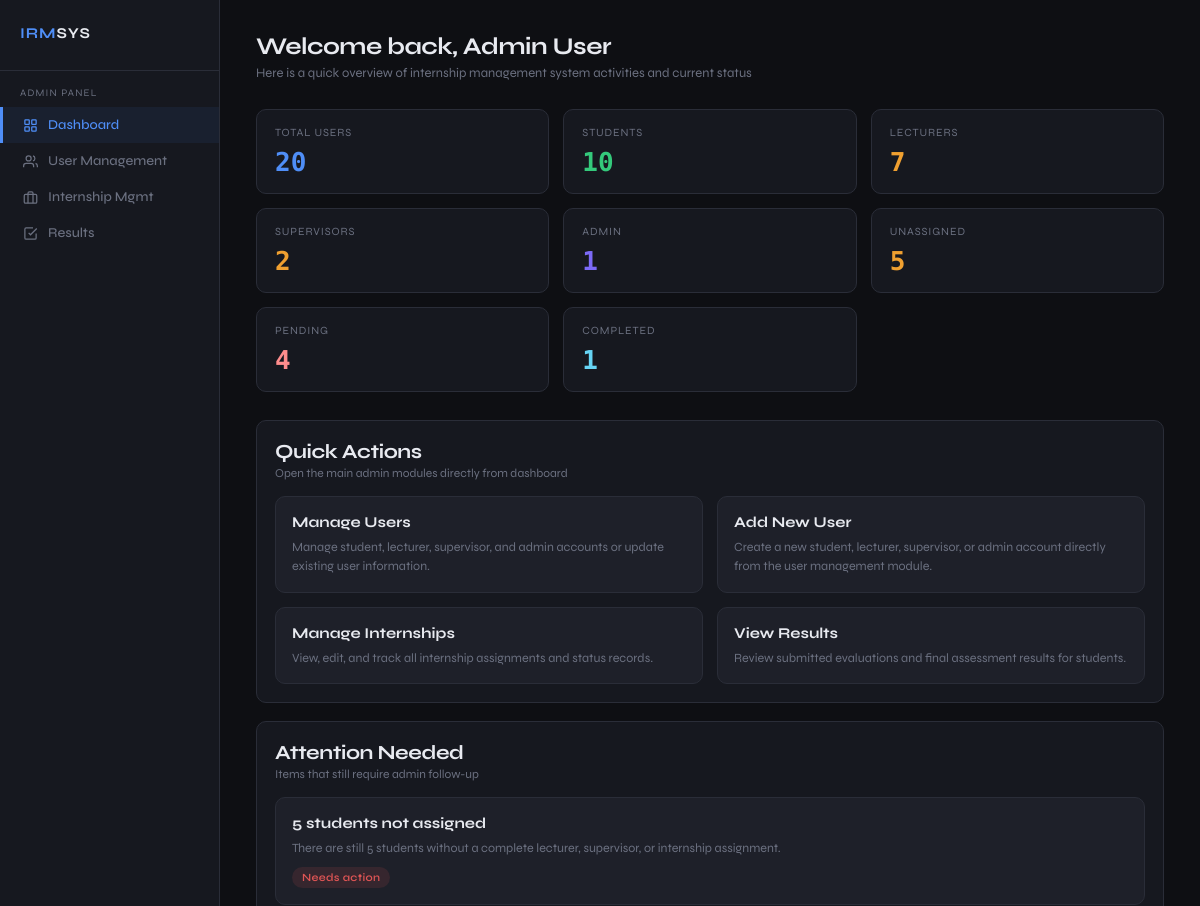
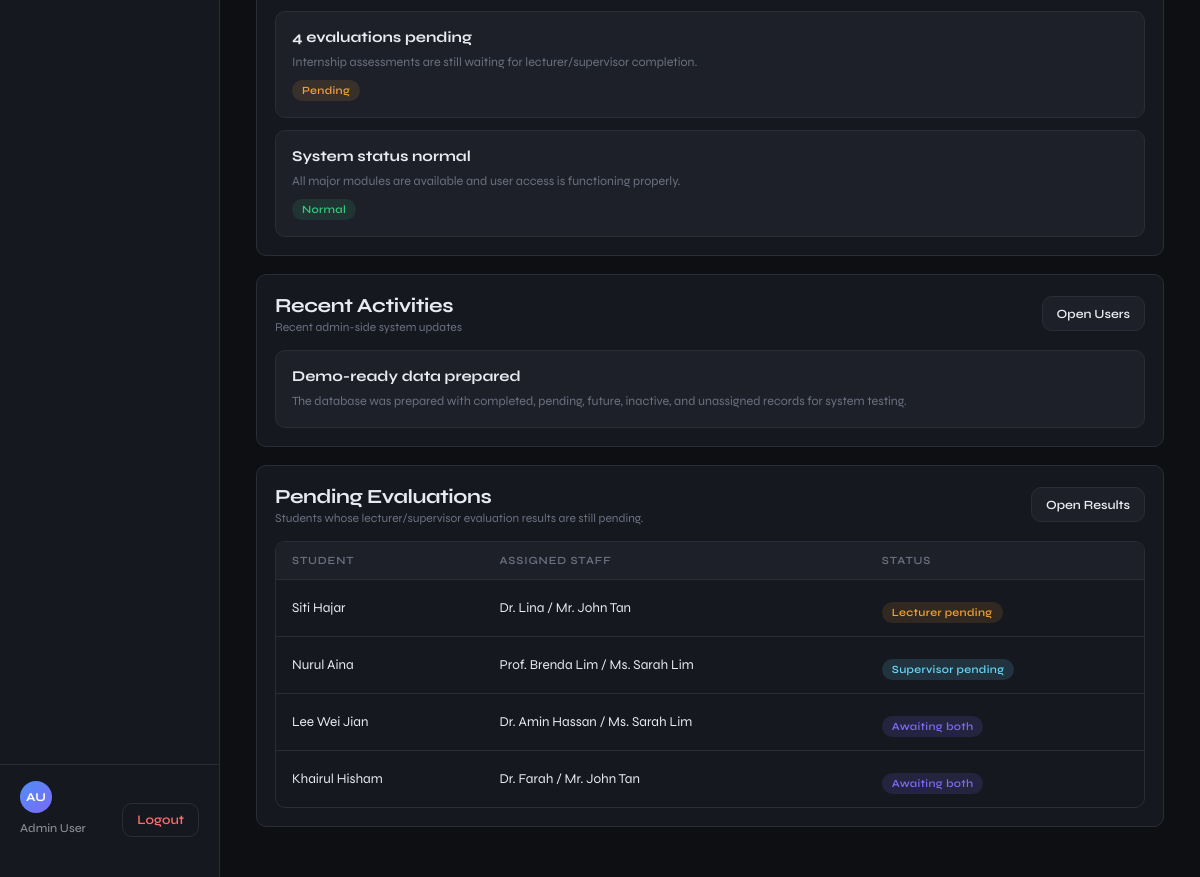
Page /src/admin_dashboard.php (signed in) on the committed database (2 pictures, top to bottom).
### tables this page shows
CREATE TABLE users (
    user_id       INT AUTO_INCREMENT PRIMARY KEY,
    username      VARCHAR(50)  NOT NULL UNIQUE,
    password      VARCHAR(255) NOT NULL,
    full_name     VARCHAR(100) NOT NULL,
    role          ENUM('admin','lecturer','supervisor','student') NOT NULL,
    programme     ENUM('Engineering','Arts and Design','Computer Science','Finance') DEFAULT NULL,
    company_name  VARCHAR(150) DEFAULT NULL,
    email         VARCHAR(100) NOT NULL UNIQUE,
    student_id    VARCHAR(10) DEFAULT NULL,
    status        ENUM('active','inactive') DEFAULT 'active',
    created_at    DATETIME DEFAULT CURRENT_TIMESTAMP,

    FOREIGN KEY (student_id) REFERENCES students(student_id) ON DELETE SET NULL
);

CREATE TABLE activity_logs (
    log_id       INT AUTO_INCREMENT PRIMARY KEY,
    action_type  VARCHAR(50) NOT NULL,
    target_type  VARCHAR(50) NOT NULL,
    target_id    INT DEFAULT NULL,
    title        VARCHAR(255) NOT NULL,
    description  TEXT NOT NULL,
    link_url     VARCHAR(255) DEFAULT NULL,
    created_at   DATETIME DEFAULT CURRENT_TIMESTAMP
);

CREATE TABLE internships (
    internship_id   INT AUTO_INCREMENT PRIMARY KEY,
    student_id      VARCHAR(10) NOT NULL UNIQUE,
    lecturer_id     INT DEFAULT NULL,
    supervisor_id   INT DEFAULT NULL,
    company_name    VARCHAR(150) DEFAULT NULL,
    industry        VARCHAR(100) DEFAULT NULL,
    start_date      DATE DEFAULT NULL,
    end_date        DATE DEFAULT NULL,
    status          ENUM('unassigned','pending','completed') DEFAULT 'unassigned',
    notes           TEXT,
    created_at      DATETIME DEFAULT CURRENT_TIMESTAMP,
    updated_at      DATETIME DEFAULT CURRENT_TIMESTAMP ON UPDATE CURRENT_TIMESTAMP,

    FOREIGN KEY (student_id)    REFERENCES students(student_id) ON DELETE CASCADE,
    FOREIGN KEY (lecturer_id)   REFERENCES users(user_id) ON DELETE SET NULL,
    FOREIGN KEY (supervisor_id) REFERENCES users(user_id) ON DELETE SET NULL
);

CREATE TABLE students (
    student_id  VARCHAR(10)  PRIMARY KEY,
    full_name   VARCHAR(100) NOT NULL,
    programme   ENUM('Engineering','Arts and Design','Computer Science','Finance') NOT NULL,
    email       VARCHAR(100) NOT NULL UNIQUE,
    status      ENUM('active','inactive') DEFAULT 'active',
    created_at  DATETIME DEFAULT CURRENT_TIMESTAMP
);

### src/admin_dashboard.php (the view, shortened to what the rows shown need)
<?php
$conn = getConnection();
$user_id   = (int)($_SESSION['user_id'] ?? 0);
$userName  = $_SESSION['full_name'] ?? 'Admin User';
if ($user_id > 0) {
    $stmt = $conn->prepare("SELECT full_name FROM users WHERE user_id = ? LIMIT 1");
    $stmt->bind_param("i", $user_id);
    $stmt->execute();
    $row = $stmt->get_result()->fetch_assoc();
    if ($row && !empty($row['full_name'])) {
        $userName = $row['full_name'];
    }
}
$parts = explode(' ', trim($userName));
$initials = '';
foreach ($parts as $part) {
    if ($part !== '') {
        $initials .= strtoupper($part[0]);
    }
    if (strlen($initials) >= 2) break;
}
function get_recent_activities(mysqli $conn, int $limit = 4): array {
    $items = [];
    $sql = "
        SELECT title, description, link_url, created_at
        FROM activity_logs
        ORDER BY created_at DESC, log_id DESC
        LIMIT ?
    ";
    if ($stmt = $conn->prepare($sql)) {
        $stmt->bind_param('i', $limit);
        if ($stmt->execute()) {
            $result = $stmt->get_result();
            while ($row = $result->fetch_assoc()) {
                $items[] = [
                    'title' => $row['title'],
                    'text' => $row['description'],
                    'link' => $row['link_url'] ?? '',
                ];
            }
        }
    }
    return $items;
}
function get_pending_evaluations(mysqli $conn, int $limit = 5): array {
    $items = [];
    $sql = "
        SELECT
            s.full_name AS student_name,
            CASE
                WHEN l.full_name IS NOT NULL AND su.full_name IS NOT NULL THEN CONCAT(l.full_name, ' / ', su.full_name)
                WHEN l.full_name IS NOT NULL THEN l.full_name
                WHEN su.full_name IS NOT NULL THEN su.full_name
                ELSE '-'
            END AS assigned_staff_name,
            CASE
                WHEN lecturer_assessment.assessment_id IS NULL AND supervisor_assessment.assessment_id IS NULL THEN 'Awaiting both'
                WHEN lecturer_assessment.assessment_id IS NULL THEN 'Lecturer pending'
                WHEN supervisor_assessment.assessment_id IS NULL THEN 'Supervisor pending'
                ELSE 'Completed'
            END AS evaluation_status,
            GREATEST(
                COALESCE(lecturer_assessment.updated_at, '1970-01-01 00:00:00'),
                COALESCE(supervisor_assessment.updated_at, '1970-01-01 00:00:00'),
                COALESCE(i.updated_at, '1970-01-01 00:00:00')
            ) AS sort_updated_at,
            i.internship_id
        FROM internships i
        JOIN students s ON i.student_id = s.student_id
        LEFT JOIN users l ON i.lecturer_id = l.user_id
        LEFT JOIN users su ON i.supervisor_id = su.user_id
        LEFT JOIN assessments lecturer_assessment
            ON lecturer_assessment.internship_id = i.internship_id
           AND lecturer_assessment.assessor_type = 'lecturer'
        LEFT JOIN assessments supervisor_assessment
            ON supervisor_assessment.internship_id = i.internship_id
           AND supervisor_assessment.assessor_type = 'supervisor'
        WHERE i.lecturer_id IS NOT NULL
          AND i.supervisor_id IS NOT NULL
          AND (lecturer_assessment.assessment_id IS NULL OR supervisor_assessment.assessment_id IS NULL)
        ORDER BY
            CASE
                WHEN lecturer_assessment.assessment_id IS NULL AND supervisor_assessment.assessment_id IS NOT NULL THEN 1
                WHEN lecturer_assessment.assessment_id IS NOT NULL AND supervisor_assessment.assessment_id IS NULL THEN 2
                WHEN lecturer_assessment.assessment_id IS NULL AND supervisor_assessment.assessment_id IS NULL THEN 3
                ELSE 4
            END,
            sort_updated_at DESC,
            i.internship_id DESC
        LIMIT ?
    ";
    if ($stmt = $conn->prepare($sql)) {
        $stmt->bind_param('i', $limit);
        $stmt->execute();
        $result = $stmt->get_result();
        while ($row = $result->fetch_assoc()) {
            $statusClass = 'status-pending';
            if ($row['evaluation_status'] === 'Awaiting both') {
                $statusClass = 'status-unassigned';
            } elseif ($row['evaluation_status'] === 'Supervisor pending') {
                $statusClass = 'status-info';
            }
            $items[] = [
                'student_name' => $row['student_name'],
                'assigned_staff_name' => $row['assigned_staff_name'],
                'status' => $row['evaluation_status'],
                'status_class' => $statusClass,
            ];
        }
    }
    return $items;
}
$pendingEvaluations = get_pending_evaluations($conn, 5);
$recentActivities = get_recent_activities($conn, 4);
?>
<!DOCTYPE html>
<html lang="en">
<head>
</head>
<body>
<nav class="sidebar">
  <div class="sidebar-footer">
    <div class="sidebar-user">
      <div class="avatar"><?php echo htmlspecialchars($initials); ?></div>
      <div class="user-name"><?php echo htmlspecialchars($userName); ?></div>
    </div>
  </div>
</nav>
<main class="main">
  <div class="page-header">
    <div>
      <div class="page-title">Welcome back, <?php echo htmlspecialchars($userName); ?></div>      <div class="page-sub">Here is a quick overview of internship management system activities and current status</div>
    </div>
  </div>
  <section class="bottom-grid">
    <div class="panel">
      <div class="activity-list" id="recent-activities-list">
        <?php if (!empty($recentActivities)): ?>
          <?php foreach ($recentActivities as $item): ?>
            <div class="activity-item">
              <h4><?php echo htmlspecialchars($item['title']); ?></h4>
              <p><?php echo htmlspecialchars($item['text']); ?></p>
            </div>
          <?php endforeach; ?>
        <?php endif; ?>
      </div>
    </div>
    <div class="panel">
      <div class="table-wrap">
        <table>
          <thead>
            <tr>
              <th>Student</th>
              <th>Assigned Staff</th>
              <th>Status</th>
            </tr>
          </thead>
          <tbody id="pending-evaluations-body">
            <?php if (!empty($pendingEvaluations)): ?>
              <?php foreach ($pendingEvaluations as $row): ?>
                <tr>
                  <td><?php echo htmlspecialchars($row['student_name']); ?></td>
                  <td><?php echo htmlspecialchars($row['assigned_staff_name']); ?></td>
                  <td>
                    <span class="status-badge <?php echo htmlspecialchars($row['status_class']); ?>">
                      <?php echo htmlspecialchars($row['status']); ?>
                    </span>
                  </td>
                </tr>
              <?php endforeach; ?>
            <?php else: ?>
              <tr>
                <td colspan="3" style="color: var(--muted);">No pending evaluation result records found.</td>
              </tr>
            <?php endif; ?>
          </tbody>
        </table>
      </div>
    </div>
  </section>
</main>
</body>
</html>

### rows in the picture
users: full_name "Admin User"
activity_logs: title "Demo-ready data prepared", description "The database was prepared with completed, pending, future, inactive, and unassigned records for system testing."
internships: student.full_name "Siti Hajar", assigned_staff_name "Dr. Lina / Mr. John Tan", status "Lecturer pending"
internships: student.full_name "Nurul Aina", assigned_staff_name "Prof. Brenda Lim / Ms. Sarah Lim", status "Supervisor pending"
internships: student.full_name "Lee Wei Jian", assigned_staff_name "Dr. Amin Hassan / Ms. Sarah Lim", status "Awaiting both"
internships: student.full_name "Khairul Hisham", assigned_staff_name "Dr. Farah / Mr. John Tan", status "Awaiting both"

### other values in the picture
$initials "AU"
$stats['totalUsers'] "20"
$stats['totalStudents'] "10"
$stats['totalLecturers'] "7"
$stats['totalSupervisors'] "2"
$stats['totalAdmins'] "1"
$stats['unassignedCount'] "5"
$stats['pendingCount'] "4"
$stats['completedCount'] "1"
$item['title'] "5 students not assigned"
$item['text'] "There are still 5 students without a complete lecturer, supervisor, or internship assignment."
$item['tag'] "Needs action"
$item['title'] "4 evaluations pending"
$item['text'] "Internship assessments are still waiting for lecturer/supervisor completion."
$item['tag'] "Pending"
